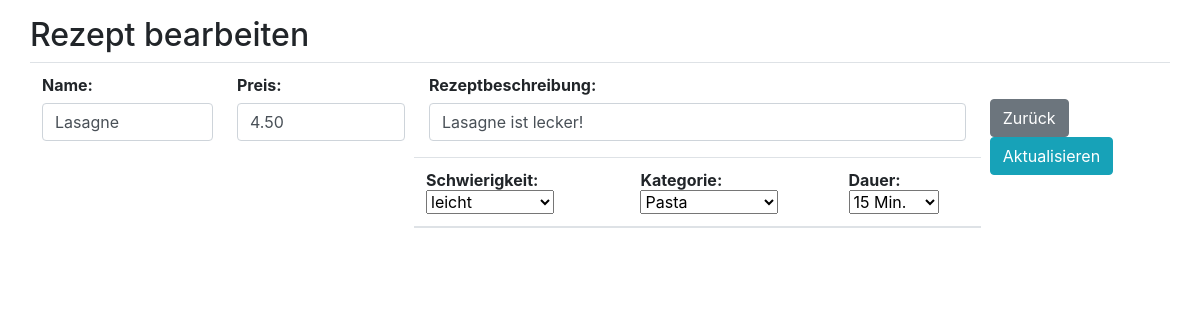
The page /rezept-bearbeiten.php?edit=150 on the database its author committed.
### tables this page shows
CREATE TABLE IF NOT EXISTS `produkte` (
  `ProduktID` int(10) unsigned NOT NULL AUTO_INCREMENT,
  `Produktbezeichnung` varchar(100) NOT NULL,
  `Produktpreis` decimal(10,2) NOT NULL,
  `Produktbeschreibung` varchar(500) NOT NULL,
  `Aenderungsdatum` timestamp NOT NULL DEFAULT CURRENT_TIMESTAMP ON UPDATE CURRENT_TIMESTAMP,
  `ProduktSchwierigkeitsgrad` varchar(50) NOT NULL,
  `ProduktKategorie` varchar(50) NOT NULL,
  `ProduktDauer` varchar(10) DEFAULT NULL,
  `ProduktURL` varchar(100) NOT NULL DEFAULT '',
  PRIMARY KEY (`ProduktID`)
);

### aufgaben.php (the view, shortened to what this page needs)
<?php
$mysqli = new mysqli('localhost', 'root', '', 'test') or die(mysql_error($mysqli));
if (isset($_GET['edit'])) {
    $id = $_GET['edit'];
    $update = true;
    $result = $mysqli->query("SELECT * FROM produkte WHERE ProduktID=$id") or die($mysqli->error());
    if (@count($result) == 1) {
        $row = $result->fetch_array();
        $produktname = $row['Produktbezeichnung'];
        $produktpreis = $row['Produktpreis'];
        $produktbeschreibung = $row['Produktbeschreibung'];
    }
}
$difficulty = $mysqli->query("SELECT SchwierigkeitsgradName FROM schwierigkeitsgrad ORDER BY SchwierigkeitsgradID ASC") or die($mysqli->error);
$option = '';
while ($row = mysqli_fetch_assoc($difficulty)) {
    $option .= '<option value = "' . $row['SchwierigkeitsgradName'] . '">' . $row['SchwierigkeitsgradName'] . '</option>';
}
$category = $mysqli->query("SELECT RezeptKategorieName FROM rezept_kategorie ORDER BY RezeptKategorieID ASC") or die($mysqli->error);
$options = '';
while ($row = mysqli_fetch_assoc($category)) {
    $options .= '<option value = "' . $row['RezeptKategorieName'] . '">' . $row['RezeptKategorieName'] . '</option>';
}
$duration = $mysqli->query("SELECT DauerName FROM dauer ORDER BY DauerID ASC") or die($mysqli->error);
$optionss = '';
while ($row = mysqli_fetch_assoc($duration)) {
    $optionss .= '<option value = "' . $row['DauerName'] . '">' . $row['DauerName'] . ' Min.</option>';
}

### rezept-bearbeiten.php (shortened to what this page needs)
<html>
<head>
    <link rel="stylesheet" href="https://stackpath.bootstrapcdn.com/bootstrap/4.3.1/css/bootstrap.min.css">
</head>
<body>
    <?php require_once 'aufgaben.php'; ?>
    <div class="container">
        <div class="row mt-3">
            <h2>Rezept bearbeiten</h2>
        </div>
        <div class="row">
            <form action="aufgaben.php" method="POST">
                <table class="table">
                    <tr>
                        <td>
                            <div class="form-group">
                                <label><b>Name:</b></label>
                                <input type="text" name="produktbezeichnung" class="form-control" value="<?php echo $produktname; ?>" placeholder="Produkt eingeben">
                            </div>
                        </td>
                        <td>
                            <div class="form-group">
                                <label><b>Preis:</b></label>
                                <input type="text" name="produktpreis" class="form-control" value="<?php echo $produktpreis; ?>" placeholder="Preis in €">
                            </div>
                        </td>
                        <td>
                            <div class="form-group">
                                <label><b>Rezeptbeschreibung:</b></label>
                                <input type="text" name="produktbeschreibung" class="form-control" value="<?php echo $produktbeschreibung; ?>" placeholder="Produktbeschreibung">
                            </div>
                            <div class="row">
                                <table class="table">
                                    <form action="aufgaben.php" method="GET">
                                        <thead>
                                            <tr>
                                                <th>Schwierigkeit:
                                                    <select name="difficulty">
                                                        <?php echo $option; ?>
                                                    </select>
                                                </th>
                                                <th>Kategorie:
                                                    <select name="category">
                                                        <?php echo $options; ?>
                                                    </select>
                                                </th>
                                                <th>Dauer:
                                                    <select name="duration">
                                                        <?php echo $optionss; ?>
                                                    </select>
                                                </th>
                                            </tr>
                                        </thead>
                                    </form>
                                </table>
                            </div>
                        </td>
                        <td>
                            <div class="form-group mt-4">
                                <a href="index.php" class="btn btn-secondary" title="Zurück">Zurück</a>
                                <?php
                                if ($update == true) :
                                    ?>
                                    <button type="submit" class="btn btn-info" name="update" title="Aktualisieren">Aktualisieren</button>
                                <?php else : ?>
                                    <button type="submit" class="btn btn-primary" name="speichern" title="Speichern">Speichern</button>
                                <?php endif; ?>
                            </div>
                        </td>
                    </tr>
                </table>
            </form>
        </div>
    </div>
</body>
</html>

### rows shown on the page
produkte: produktbezeichnung "Lasagne", produktpreis "4.50", produktbeschreibung "Lasagne ist lecker!"

### other values the page prints
form field difficulty "leicht"
form field category "Pasta"
form field duration "15 Min."
